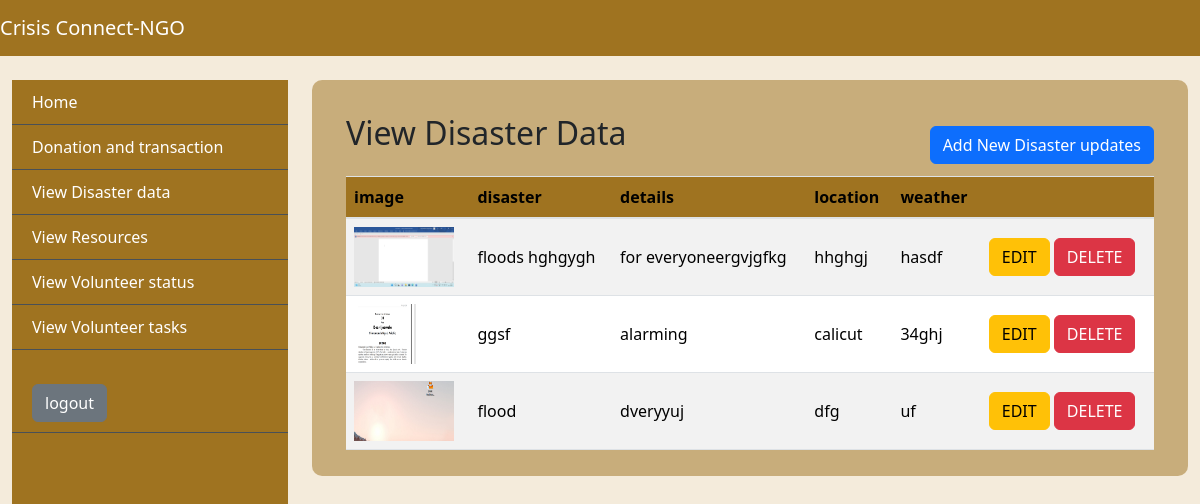
/Viewdisasterdata, run on an earlier commit of the app's database.
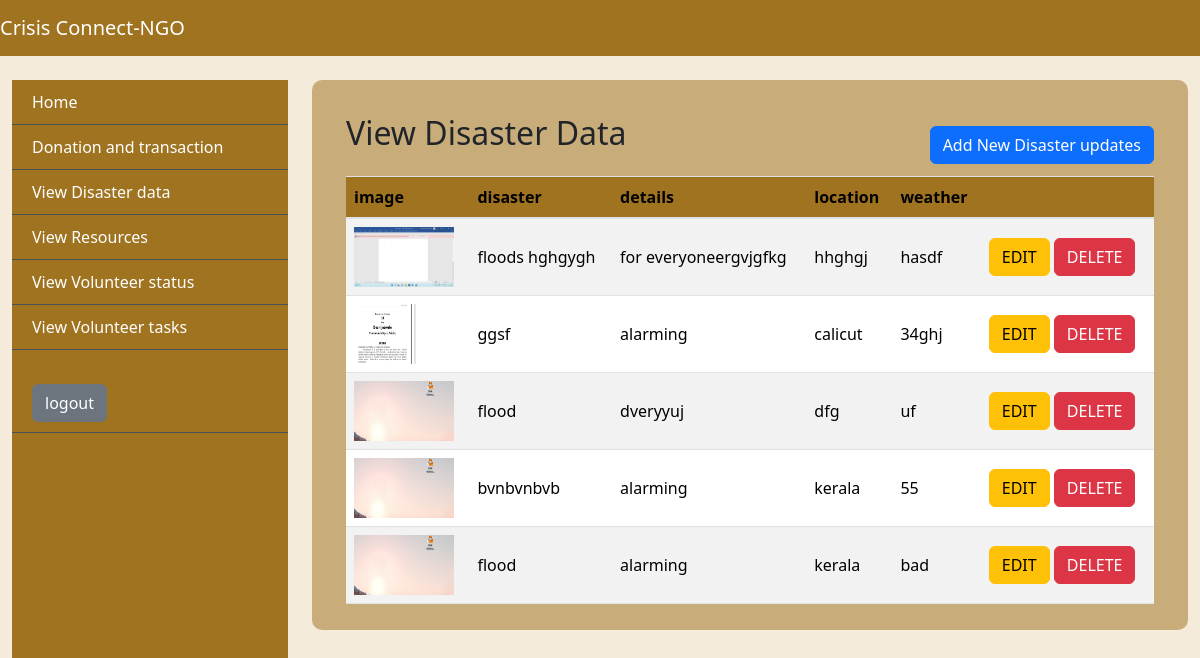
And on a later commit of the database.
### app/models.py (models this page shows)
class DisasterTable(models.Model):
    Image= models.FileField()
    Disaster= models.CharField(max_length=30, null=True, blank=True)
    Details= models.CharField(max_length=125, null=True, blank=True)
    Location= models.CharField(max_length=20, null=True, blank=True)
    Weather= models.CharField(max_length=20, null=True, blank=True)
    created_at=models.DateTimeField(auto_now_add=True, null=True, blank=True)

### app/views.py (the view)
# urls.py: path('Viewdisasterdata', Viewdisaster.as_view(), name="viewdisaster"),
class Viewdisaster(View):
    def get(self, request):
        obj=DisasterTable.objects.all()
        print(obj)
        return render(request, "ngo/Viewdisasterdata.html",{'val':obj})

### templates/ngo/ViewDisasterdata.html (shortened to what this page needs)
{% extends 'ngo/base.html' %}
{%block body%}
<div class="tbl-div">
  <div class="content container-fluid">
    <div class="container-fluid mt-4">
      <div class="head">
        <h2 class="mb-4">View Disaster Data</h2>
      <button class="btn btn-primary" data-bs-toggle="modal" data-bs-target="#eventModal">Add New
        Disaster updates</button>
      </div>
      <div class="table-responsive">
        <table class="table user-table table-striped">
          <thead>
            <tr>
              <th>image</th>
              <th>disaster</th>
              <th>details</th>
              <th>location</th>
              <th>weather</th>
              <th></th>
            </tr>
          </thead>
          <tbody>
            {% for i in val %}
            <tr>
            <td><img src="{{i.Image.url}}" width="100", height="60"></td>
            <td>{{i.Disaster}} </td>
            <td> {{i.Details}}</td>
            <td>{{i.Location}} </td>
            <td>{{i.Weather}} </td>
              <td> <a class="btn btn-warning" href="/edit_ngoDisaster/{{i.id}}">EDIT</a>
                <a class="btn btn-danger" href="/disaster_delete/{{i.id}}"
                  onclick="return confirm('are you sure?')">DELETE</a>
              </td>
            </tr>
            {%endfor%}
          </tbody>
        </table>
      </div>
    </div>
  </div>
</div>
{%endblock%}

### templates/ngo/base.html (shortened to what this page needs)
{% load static %}
<!DOCTYPE html>
<html lang="en">
<head>
  <link rel="stylesheet" href="https://stackpath.bootstrapcdn.com/bootstrap/4.5.2/css/bootstrap.min.css">
  <link rel="stylesheet" href="https://cdnjs.cloudflare.com/ajax/libs/font-awesome/5.15.4/css/all.min.css">
  <link href="https://cdn.jsdelivr.net/npm/bootstrap@5.3.3/dist/css/bootstrap.min.css" rel="stylesheet"
>
  <link rel="stylesheet" href="{% static 'css/baseStyle.css' %}">
</head>
<body>
  <nav class="navbar navbar-expand-lg navbar-dark">
    <a class="navbar-brand" href="#"><center>Crisis Connect-NGO</center></a>
  </nav>
  <div class="container-fluid mt-4">
    <div class="row">
      <div class="col-md-3">
        <div class="sidebar">
          <div class="sidebar-item active"><a href="">Home</a></div>
          <div class="sidebar-item"><a href="/Donationtransaction">Donation and transaction</a></div>
          <div class="sidebar-item"><a href="/Viewdisasterdata">View Disaster data</a></div>
          <div class="sidebar-item"><a href="/Viewresource">View Resources</a></div>
          <div class="sidebar-item"><a href="/volunteerstatus">View Volunteer status</a></div>
          <div class="sidebar-item"><a href="/view_task_ngo">View Volunteer tasks</a></div>
          <div class="sidebar-item mt-4"><a href="/logout" class="btn btn-secondary">logout</a></div>
        </div>
      </div>
      <div class="col-md-9">
        <div class="content">
            {% block body %}
            {% endblock %}
        </div>
      </div>
    </div>
  </div>
</body>
</html>

### static/css/baseStyle.css (style rules this page uses)
:root { --bg-color: #f4ebdb; --bg-color2: #9f7320; --bg-color-hover: #5d400a; --border-color: #495057; --danger-bg-color:#dc3545; --text-color1: #333; --text-color2:#fff; --text-color3:#484a4a; --table-td-color:#00ADB5; --accept-color:#28a745; --view-color:#065bb6; }
* { margin: 0; padding: 0; box-sizing: border-box; }
body { background-color: var(--bg-color); }
nav { background-color: var(--bg-color2); }
.sidebar { background-color: var(--bg-color2); height: 90vh; }
.sidebar a { text-decoration: none; color: var(--text-color2); }
.sidebar-item { padding: 10px 20px; border-bottom: 1px solid var(--border-color); }
.head { display: flex; justify-content: space-between; align-items:center ; align-content: center; }
.tbl-div { width: 100%; padding: 10px; background-color: #9f732082; border-radius: 10px; }
.user-table th, .user-table td { vertical-align: middle; }
.user-table th { font-weight: bold; background-color: var(--bg-color2); }
.user-table th { font-weight: bold; }
a { text-decoration: none; color: var(--text-color2); }
:root { --progress-bar-width: 50px; --progress-bar-height: 50px; --font-size: 15px; }

What changed in the data, as far as the page shows it:
added DisasterTable: Image (picture), Disaster "bvnbvnbvb", Details "alarming", Location "kerala", Weather "55"
added DisasterTable: Image (picture), Disaster "flood", Details "alarming", Location "kerala", Weather "bad"
